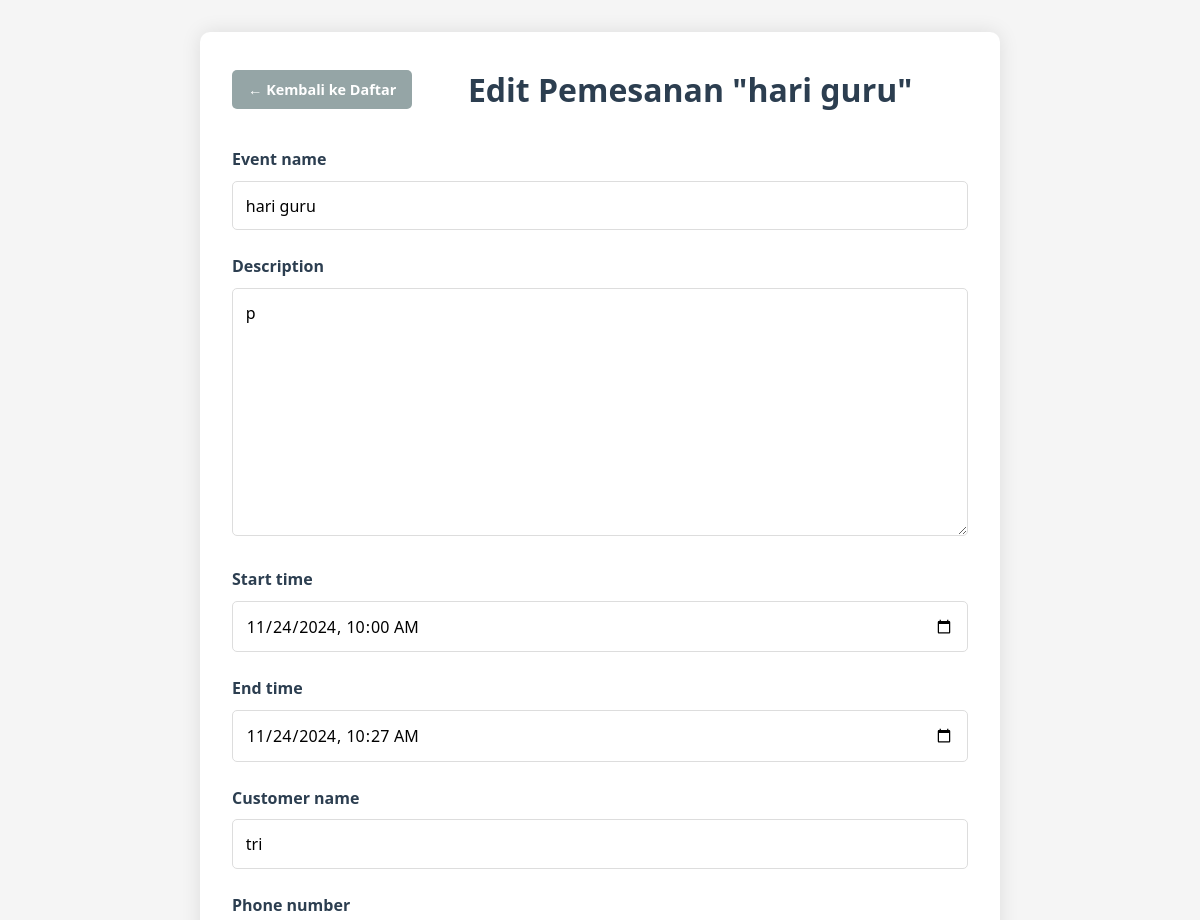
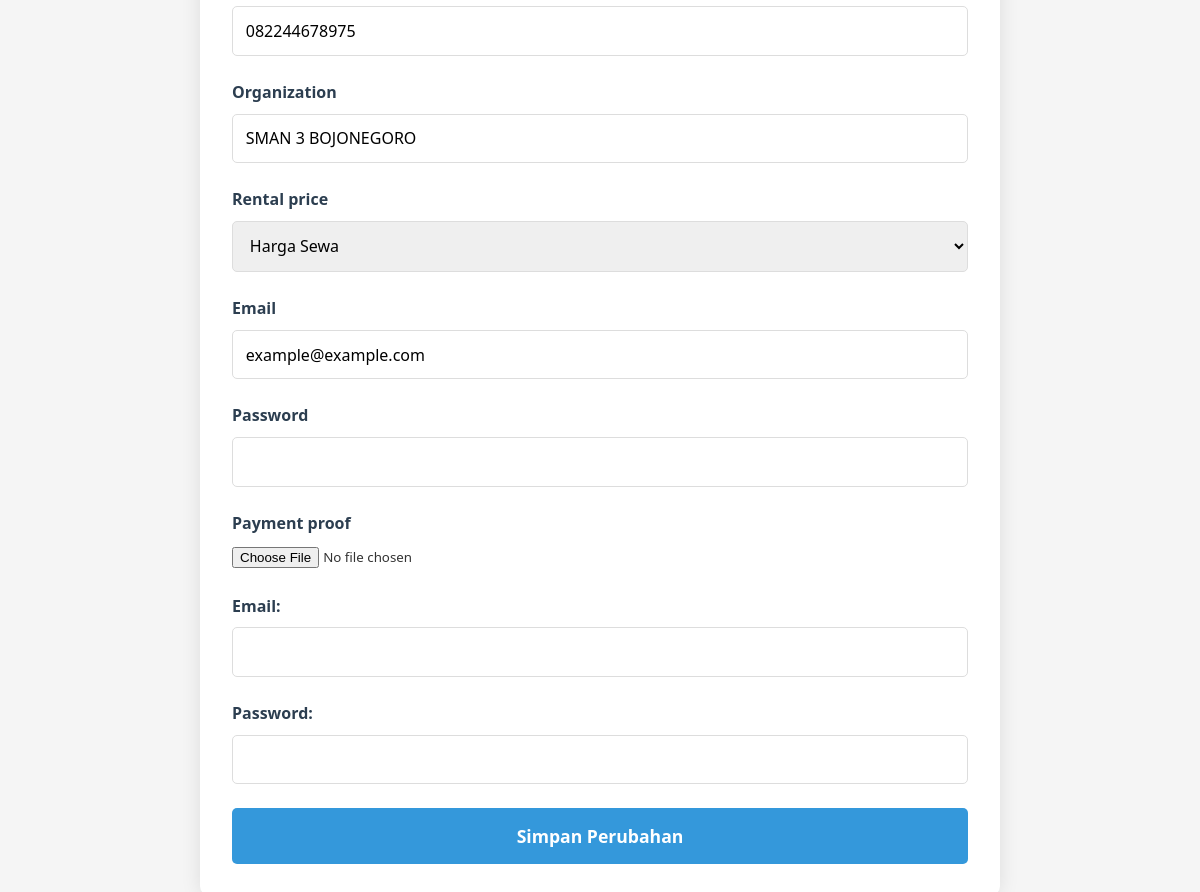
The page /edit/3/ on the database its author committed (2 pictures, top to bottom).
### jadwal/models.py (models this page shows, shortened)
class RoomBooking(models.Model):
    event_name = models.CharField(max_length=200)
    description = models.TextField()
    start_time = models.DateTimeField()
    end_time = models.DateTimeField()
    customer_name = models.CharField(max_length=100)
    phone_number = models.CharField(max_length=15)
    organization = models.CharField(max_length=100, blank=True, null=True)
    email = models.EmailField()
    password = models.CharField(max_length=200)
    rental_price = models.ForeignKey(RentalPrice, on_delete=models.SET_NULL, null=True, blank=True)
    is_paid = models.BooleanField(default=False)
    is_approved = models.BooleanField(default=False)
    payment_proof = models.ImageField(upload_to='payment_proofs/', null=True, blank=True)

### jadwal/views.py (the view)
# urls.py: path('edit/<int:pk>/', views.room_booking_edit, name='room_booking_edit'),
def room_booking_edit(request, pk):
    booking = RoomBooking.objects.get(pk=pk)
    if request.method == 'POST':
        form = RoomBookingForm(request.POST, instance=booking)
        if form.is_valid():
            form.save()
            return redirect('room_booking_list')
    else:
        form = RoomBookingForm(instance=booking)
    return render(request, 'room_booking_edit.html', {'form': form, 'booking': booking})

### jadwal/forms.py (shortened to what this page needs)
class RoomBookingForm(forms.ModelForm):
    class Meta:
        model = RoomBooking
        fields = [
            'event_name',
            'description',
            'start_time',
            'end_time',
            'customer_name',
            'phone_number',
            'organization',
            'rental_price',  # Field harga sewa yang diambil dari RentalPrice
            'email',
            'password',
            'payment_proof'
        ]
        widgets = {
            'start_time': forms.DateTimeInput(attrs={'type': 'datetime-local'}),
            'end_time': forms.DateTimeInput(attrs={'type': 'datetime-local'}),
            'password': forms.PasswordInput(),
        }
    def __init__(self, *args, **kwargs):
        super().__init__(*args, **kwargs)
        self.fields['rental_price'] = forms.ModelChoiceField(
            queryset=RentalPrice.objects.all(),
            empty_label="Harga Sewa",
            required=True
        )

### jadwal/models.py (called while the page is built)
    def __str__(self):
        return f'{self.get_day_type_display()} - {self.price_per_hour} IDR per hour'

### jadwal/templates/room_booking_edit.html (shortened to what this page needs)
<!DOCTYPE html>
<html lang="id">
<head>
</head>
<body>
    <div class="container">
        <div class="header">
            <a href="{% url 'room_booking_list' %}" class="back-button">← Kembali ke Daftar</a>
            <h1>Edit Pemesanan "{{ booking.event_name }}"</h1>
        </div>
        <form method="POST">
            {% for field in form %}
                <div class="form-group">
                    <label for="{{ field.id_for_label }}">{{ field.label }}</label>
                    {{ field }}
                </div>
            {% endfor %}
            <div class="form-group">
                <label for="id_email">Email:</label>
                <input type="email" name="email" id="id_email" required>
            </div>
            <div class="form-group">
                <label for="id_password">Password:</label>
                <input type="password" name="password" id="id_password" required>
            </div>
            <div class="button-group">
                <button type="submit">Simpan Perubahan</button>
            </div>
        </form>
    </div>
</body>
</html>

### jadwal/templates/room_booking_edit.html (style rules this page uses)
* { margin: 0; padding: 0; box-sizing: border-box; font-family: 'Segoe UI', Tahoma, Geneva, Verdana, sans-serif; }
body { background-color: #f5f5f5; color: #333; line-height: 1.6; }
.container { max-width: 800px; margin: 2rem auto; padding: 2rem; background: white; border-radius: 10px; box-shadow: 0 0 20px rgba(0,0,0,0.1); }
.header { display: flex; justify-content: space-between; align-items: center; margin-bottom: 2rem; }
.back-button { background-color: #95a5a6; color: white; padding: 0.5rem 1rem; border: none; border-radius: 5px; cursor: pointer; text-decoration: none; font-weight: 600; transition: background-color 0.3s ease; font-size: 0.9rem; }
h1 { color: #2c3e50; text-align: center; font-size: 2rem; flex-grow: 1; }
.form-group { margin-bottom: 1.5rem; }
label { display: block; margin-bottom: 0.5rem; color: #2c3e50; font-weight: 600; }
input[type="text"], input[type="email"], input[type="password"], input[type="datetime-local"], textarea, select { width: 100%; padding: 0.8rem; border: 1px solid #ddd; border-radius: 5px; font-size: 1rem; transition: border-color 0.3s ease; }
.button-group { display: flex; gap: 1rem; margin-top: 1.5rem; }
button[type="submit"] { background-color: #3498db; color: white; padding: 1rem 2rem; border: none; border-radius: 5px; cursor: pointer; flex: 1; font-size: 1.1rem; font-weight: 600; transition: background-color 0.3s ease; }

### rows shown on the page
RoomBooking: event_name "hari guru", form "hari guru" "p" "11/24/2024 10:00" "11/24/2024 10:27" "tri" "082244678975" "SMAN 3 BOJONEGORO" "Harga Sewa" "example@example.com"

### other values the page prints
{{ field.label }} "Event name" "Description" "Start time" "End time" "Customer name" "Phone number" "Organization" "Rental price" "Email" "Password" "Payment proof"
